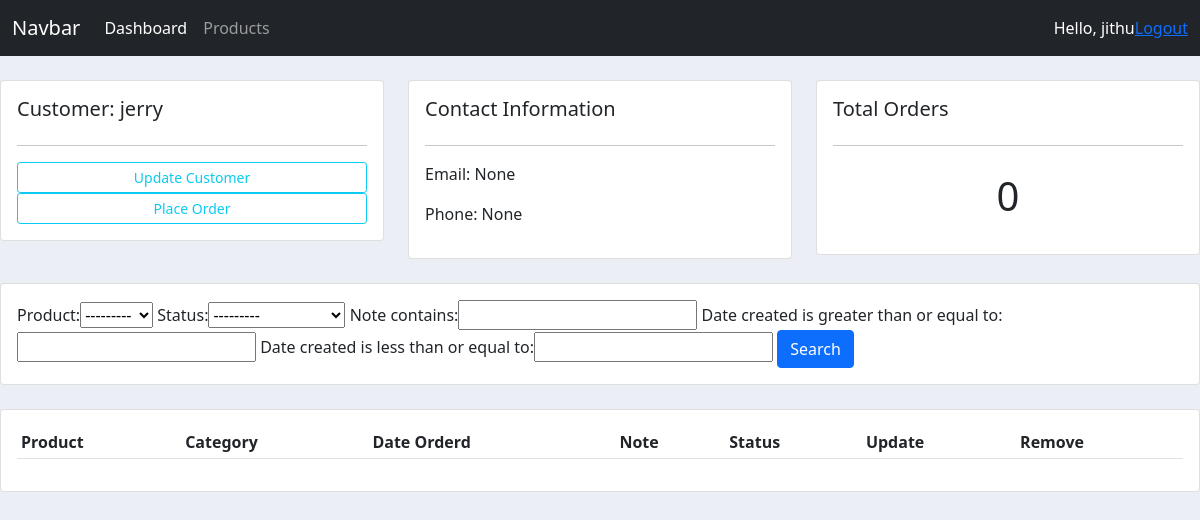
/customer/10/ (signed in), run on the app's committed database.
### cms/models.py (models this page shows, shortened)
class Customer(models.Model):
    user = models.OneToOneField(User, null=True, blank=True, on_delete=models.CASCADE)
    name = models.CharField(max_length=100, null=True)
    phone = models.CharField(max_length=100, null=True)
    email = models.CharField(max_length=100, null=True)
    profile_pic = models.ImageField( default="default.jpg",null=True, blank=True)
    date_created = models.DateTimeField(auto_now_add=True, null=True)

### cms/decorators.py (the view)
        def wrapper_func(request, *args, **kwargs):
            group = None
            if request.user.groups.exists():
                group = request.user.groups.all()[0].name
            if group in allowed_roles:
                return view_func(request, *args, **kwargs)
            else:
                return HttpResponse('you are not authorise to view this page')
            return view_func(request, *args, **kwargs)

### cms/models.py (called while the page is built)
    def __str__(self):
        return self.name

### cms/views.py (called while the page is built)
@login_required(login_url='login')
@allowed_users(allowed_roles=['admin'])
def customer(request, pk):
    customer = Customer.objects.get(id=pk)
    orders = customer.order_set.all()
    myfilter = OrderFilter(request.GET, queryset=orders)
    orders = myfilter.qs
    context = {
        'customer': customer,
        'orders': orders,
        'total_orders': orders.count(),
        'myfilter': myfilter
        }
    return render(request, 'cms/customer.html', context)

### cms/templates/cms/customer.html (shortened to what this page needs)
{% extends "cms/main.html" %}
{% block content %}
<br>
<div class="row">
	<div class="col-md">
		<div class="card card-body">
			<h5>Customer: {{customer.name}}</h5>
			<hr>
			<a class="btn btn-outline-info  btn-sm btn-block" href="">Update Customer</a>
			<a class="btn btn-outline-info  btn-sm btn-block" href="{% url 'create_order' customer.id %}">Place Order</a>
		</div>
	</div>
	<div class="col-md">
		<div class="card card-body">
			<h5>Contact Information</h5>
			<hr>
			<p>Email: {{customer.email}}</p>
			<p>Phone: {{customer.phone}}</p>
		</div>
	</div>
	<div class="col-md">
		<div class="card card-body">
			<h5>Total Orders</h5>
			<hr>
			<h1 style="text-align: center;padding: 10px">{{total_orders}}</h1>
		</div>
	</div>
</div>
<br>
<div class="row">
	<div class="col">
		<div class="card card-body">
			<form method="get">
				{{myfilter.form}}
		    <button class="btn btn-primary" type="submit">Search</button>
		  </form>
		</div>
	</div>
</div>
<br>
<div class="row">
	<div class="col-md">
		<div class="card card-body">
			<table class="table table-sm">
				<tr>
					<th>Product</th>
					<th>Category</th>
					<th>Date Orderd</th>
					<th>Note</th>
					<th>Status</th>
					<th>Update</th>
					<th>Remove</th>
				</tr>
			</table>
		</div>
	</div>
</div>{% endblock %}

### cms/templates/cms/navbar.html (shortened to what this page needs)
<nav class="navbar navbar-expand-lg navbar-dark bg-dark">
    <div class="container-fluid">
      <a class="navbar-brand" href="#">Navbar</a>
      <div class="collapse navbar-collapse" id="navbarNav">
        <ul class="navbar-nav">
          {% if request.user.is_staff %}
          <li class="nav-item">
            <a class="nav-link active" aria-current="page" href="#">Dashboard</a>
          </li>
          <li class="nav-item">
            <a class="nav-link" href="{% url 'product' %}">Products</a>
          </li>
          {% else %}
          <li class="nav-item">
            <a class="nav-link" href="{% url 'settings' %}">Settings</a>
          </li>
          {% endif %}
        </ul>
      </div>
      <span class="text-white">Hello,  {{request.user}}</span>
      <span><a href="{% url 'logout' %}">Logout</a></span>
    </div>
  </nav>

### cms/static/css/main.css (style rules this page uses)
body { background-color: #ebeff5; }

### data on the page
Customer: name "jerry", email "None", phone "None"

### other printed values
{{ request.user }} "jithu"
{{ total_orders }} "0"
